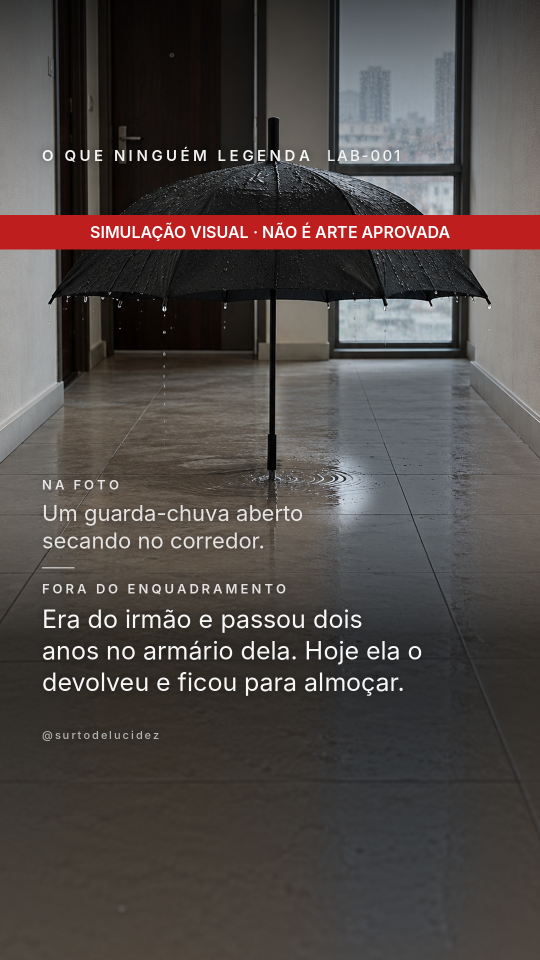
#> input picture ninguem-legenda/skill_piloto/pilotos/LAB-001/LAB-001_B215_foto_v10_tratada.png, 1080 x 1920 px (shown at 1/2 size)
$ python alinhar_copa.py LAB-001_B215_foto_v10_tratada.png AUDITORIA_v2_inclinacao.png 1.0 1.0
#> lines starting #> are read from the running program, lines starting #| are printed output that depends on the picture; after the words box and inside, x2 and y2 are one past the last pixel; in counts of white or black regions, pixels touching at a corner belong together
#!/usr/bin/env python3
"""Alinha copa e haste de uma foto de guarda-chuva (CÓPIA; o original nunca é alterado).
Gira a copa no plano da imagem em torno do cubo, mantém a haste, preenche o que fica descoberto por inpainting.
Edição maior que o tratamento do piso: pixels do fundo descoberto são reconstruídos (inventados). Fica fora da skill.
Uso: alinhar_copa.py ENTRADA SAIDA ANGULO_GRAUS_HORARIO TX"""
import sys, json, hashlib
import numpy as np, cv2
from PIL import Image, ImageDraw

POLI = [(145,433),(200,367),(253,307),(300,267),(360,217),(400,187),(493,163),(587,137),(667,150),(767,183),(833,213),(873,248),
        (867,273),(853,353),(848,373),(787,440),(755,499),(660,527),(547,557),(453,548),(360,543),(280,515),(199,489)]
CUBO = (607, 225)
# banda da haste dentro da copa (do cubo até abaixo da borda inferior), preservada na posição original
def faixa_haste(meia=8):
    # eixo da haste visível: x = X0 + K*(y - 560); medido nos pixels (topo à direita)
    X0, K = 573.0, -0.098
    ya, yb = 222, 640
    xa, xb = X0 + K*(ya-560), X0 + K*(yb-560)
    return [(xa-meia,ya),(xa+meia,ya),(xb+meia,yb),(xb-meia,yb)]
HASTE = faixa_haste()

def mascara(pontos, W, H, dil=0):
    m = Image.new("L", (W, H), 0); ImageDraw.Draw(m).polygon(pontos, fill=255)
    m = np.asarray(m)
    if dil > 0: m = cv2.dilate(m, np.ones((2*dil+1, 2*dil+1), np.uint8))
    if dil < 0: m = cv2.erode(m, np.ones((2*-dil+1, 2*-dil+1), np.uint8))
    return m

def preencher_vertical(bgr, buraco):
    """Preenche o buraco coluna a coluna por interpolação linear vertical entre o fundo acima e abaixo, com grão."""
    H, W = buraco.shape; out = bgr.astype(np.float32).copy(); rng = np.random.default_rng(7)
    for x in range(W):
        col = buraco[:, x] > 0; ys = np.where(col)[0]
        if len(ys) == 0: continue
        # segmentos contíguos
        cortes = np.where(np.diff(ys) > 1)[0]; ini = np.r_[ys[0], ys[cortes + 1]]; fim = np.r_[ys[cortes], ys[-1]]
        for y0, y1 in zip(ini, fim):
            ta, tb = max(y0 - 7, 0), max(y0 - 1, 1); ba, bb = min(y1 + 2, H - 1), min(y1 + 8, H)
            xa, xb = max(x - 1, 0), min(x + 2, W)
            top = out[ta:tb, xa:xb].reshape(-1, 3).mean(0); bot = out[ba:bb, xa:xb].reshape(-1, 3).mean(0)
            n = y1 - y0 + 1; t = (np.arange(n) / max(n - 1, 1))[:, None]
            out[y0:y1 + 1, x] = top * (1 - t) + bot * t
    # suaviza horizontalmente só dentro do buraco e devolve grão
    bl = cv2.GaussianBlur(out, (0, 0), sigmaX=4, sigmaY=1.2)
    m = cv2.GaussianBlur((buraco > 0).astype(np.float32), (0, 0), 2)[..., None]
    out = out * (1 - m) + bl * m
    out = out + rng.normal(0, 2.2, out.shape).astype(np.float32) * m
    return np.clip(out, 0, 255).astype(np.uint8)

def alinhar(entrada, saida, ang, tx):
#> called with entrada = 'LAB-001_B215_foto_v10_tratada.png', saida = 'AUDITORIA_v2_inclinacao.png', ang = 1, tx = 1
    bgr = cv2.imread(entrada); H, W = bgr.shape[:2]
#> in alinhar, bgr is the input picture: shape (1920, 1080, 3); mean B, G, R 70.3, 72.6, 80
#> after `H, W = bgr.shape[:2]`: H = 1920; W = 1080
    poli = mascara(POLI, W, H, 2); haste = mascara(HASTE, W, H, 0)
#> in mascara, `m = Image.new('L', (W, H), 0)`: m: PIL image 1080x1920 L; every value is 0
#> in mascara, `ImageDraw.Draw(m).polygon(pontos, fill=255)`:
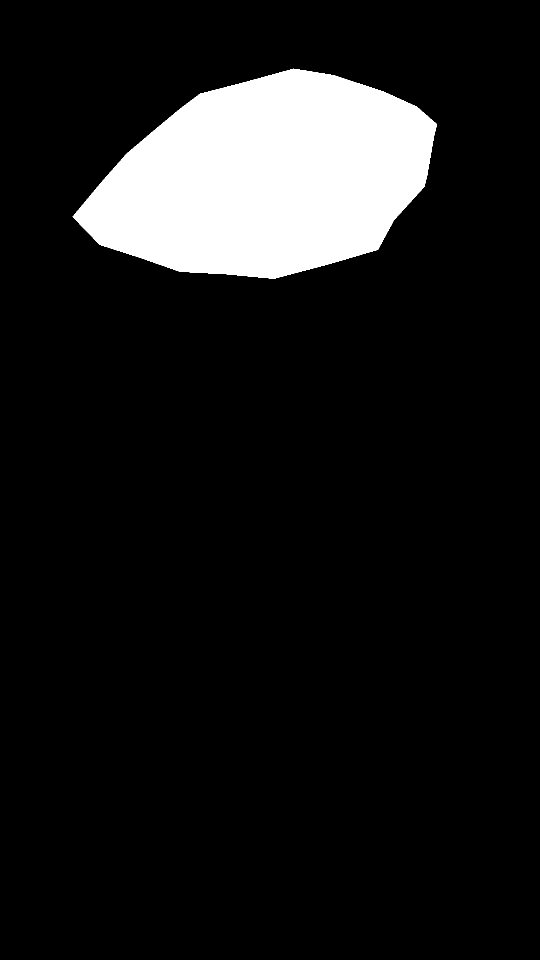
#> m: PIL image 1080x1920 L (shown at 1/2 size); 10.2% white; 1 white region, box (x1, y1, x2, y2) and area: (145, 137, 874, 558) 211768
#> in mascara, `if dil > 0: m = cv2.dilate(m, np.ones((2*dil+1, 2*dil+1), np.uint8))`: m: shape (1920, 1080); 10.4% white; 1 white region, box (x1, y1, x2, y2) and area: (143, 135, 876, 560) 216384
#> in mascara (call 2), `ImageDraw.Draw(m).polygon(pontos, fill=255)`: m: PIL image 1080x1920 L; 0.34% white; 1 white region, box (x1, y1, x2, y2) and area: (557, 222, 615, 641) 7122
    gray = cv2.cvtColor(bgr, cv2.COLOR_BGR2GRAY)
    m0 = ((poli > 0) & (gray < 105)).astype(np.uint8) * 255
#> m0: shape (1920, 1080); 8.2% white; 59 white regions (37 under 20 px), largest, box (x1, y1, x2, y2) and area: (143, 135, 861, 560) 169441, (354, 456, 366, 472) 158, (576, 456, 588, 472) 158
    m0 = cv2.morphologyEx(m0, cv2.MORPH_CLOSE, np.ones((9, 9), np.uint8))
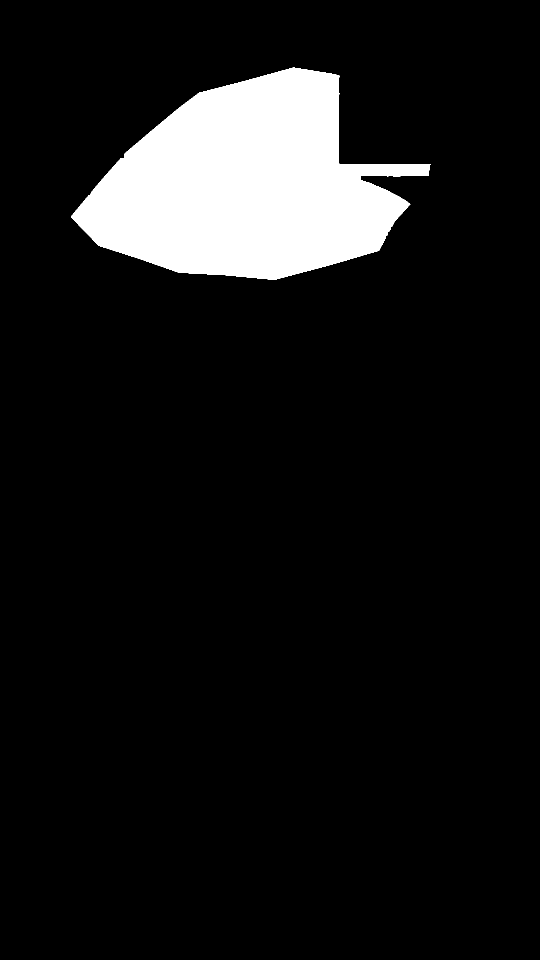
#> m0: shape (1920, 1080) (shown at 1/2 size); 8.9% white; 1 white region, box (x1, y1, x2, y2) and area: (143, 135, 861, 560) 185305
    n, lab, st, _ = cv2.connectedComponentsWithStats(m0); maior = 1 + int(np.argmax(st[1:, cv2.CC_STAT_AREA]))
#> after `n, lab, st, _ = cv2.connectedComponentsWithStats(m0)`: n = 2; st = [[0, 0, 1080, 1920, 1888295], [143, 135, 718, 425, 185305]]
#> after `maior = 1 + int(np.argmax(st[1:, cv2.CC_STAT_AREA]))`: maior = 1
    copa = (lab == maior).astype(np.uint8) * 255
    inv = cv2.bitwise_not(copa); ff = inv.copy(); cv2.floodFill(ff, None, (0, 0), 0)   # buracos internos
#> after `inv = cv2.bitwise_not(copa)`:
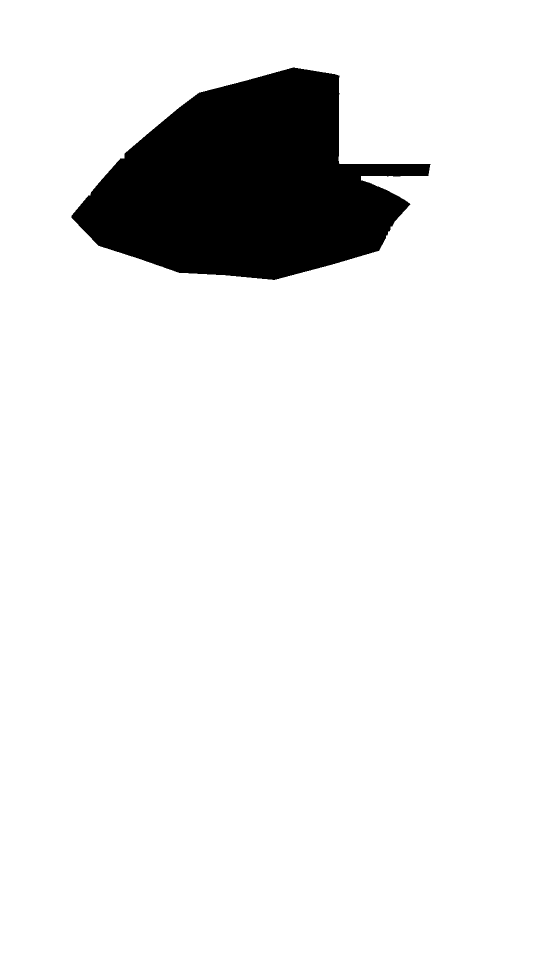
#> inv: shape (1920, 1080) (shown at 1/2 size); 91.1% white; 1 black region, box (x1, y1, x2, y2) and area: (143, 135, 861, 560) 185305
    copa = cv2.bitwise_or(copa, cv2.bitwise_and(inv, ff))
    copa = cv2.erode(copa, np.ones((3, 3), np.uint8))
#> copa: shape (1920, 1080); 8.8% white; 1 white region, box (x1, y1, x2, y2) and area: (144, 136, 859, 559) 182816
    # 1) fundo: reconstrói toda a área antiga da copa (inclui a haste, que será recolada depois)
    buraco = cv2.dilate(cv2.bitwise_or(copa, mascara(POLI, W, H, 0)), np.ones((11, 11), np.uint8))
#> buraco: shape (1920, 1080); 10.9% white; 1 white region, box (x1, y1, x2, y2) and area: (139, 131, 879, 564) 225178
    fundo = preencher_vertical(bgr, buraco)
#> after the loop in preencher_vertical, `for x in range(W):`:
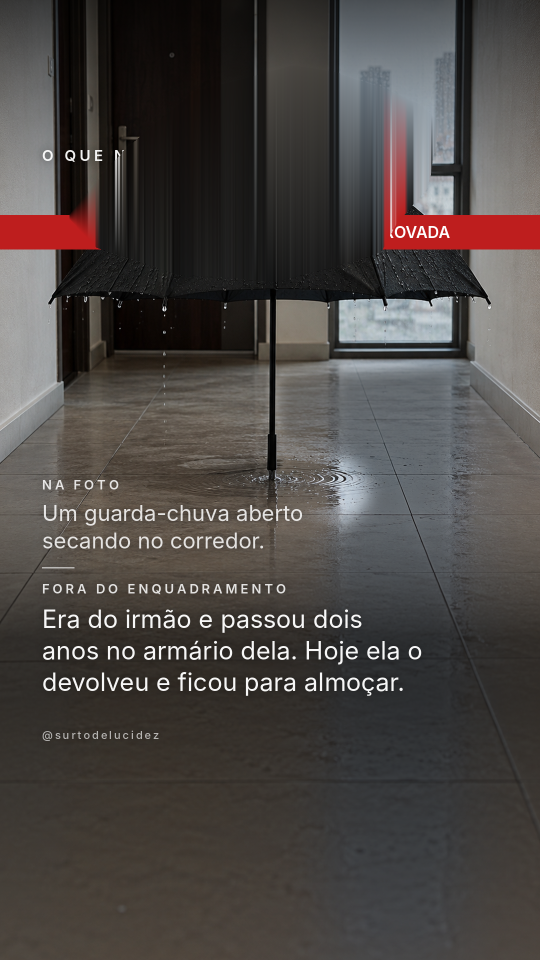
#> out: shape (1920, 1080, 3) float32 (shown at 1/2 size); mean B, G, R 68.6, 70.8, 76.1
    # textura de reboco na parede da direita: alta frequência copiada de um trecho de parede abaixo, baixa frequência da interpolação
    fb = fundo.astype(np.float32); src = bgr.astype(np.float32)
    dy = 260; alta = src - cv2.GaussianBlur(src, (0, 0), 5)
    alta_desl = np.zeros_like(alta); alta_desl[:H-dy] = alta[dy:]
#> after `alta_desl[:H - dy] = alta[dy:]`:
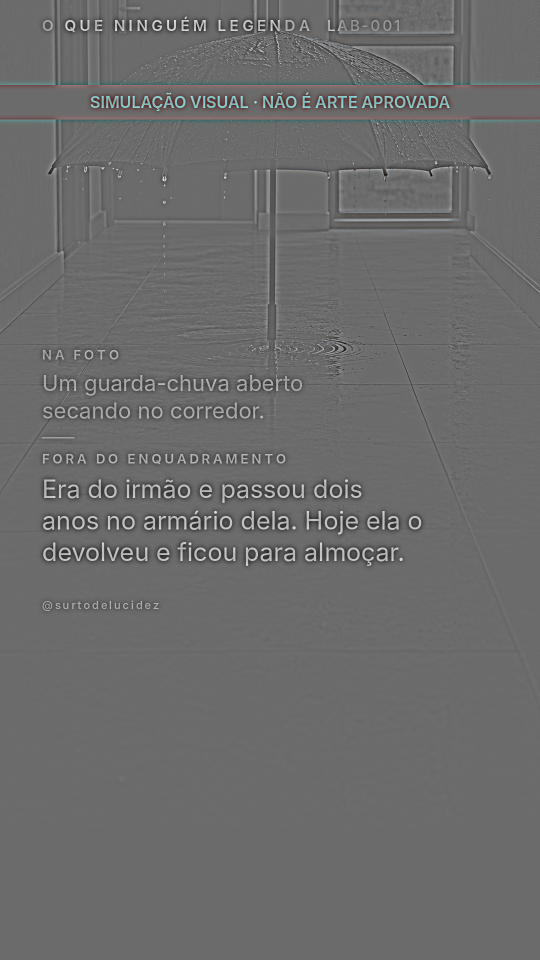
#> alta_desl: shape (1920, 1080, 3) float32 (shown at 1/2 size); mean B, G, R 0, 0, 0; drawn with min black and max white
    zona = np.zeros((H, W), np.float32); zona[:, 780:] = 1; zona = zona * (buraco > 0)
#> after `zona = zona * (buraco > 0)`: zona: shape (1920, 1080) float32; values 0 (black) and 1 (white), 0.89% white; 1 white region, box (x1, y1, x2, y2) and area: (780, 182, 879, 469) 18538
    zona = cv2.GaussianBlur(zona, (0, 0), 3)[..., None]
#> zona: shape (1920, 1080, 1) float32
    fundo = np.clip(fb + alta_desl * zona * 1.0, 0, 255).astype(np.uint8)
    # 2) copa inteira, com a haste interna apagada (preenchida com a própria copa) antes de girar
    banda = cv2.dilate(haste, np.ones((5, 5), np.uint8))
#> banda: shape (1920, 1080); 0.44% white; 1 white region, box (x1, y1, x2, y2) and area: (555, 220, 617, 643) 9046
    copa_img = cv2.inpaint(bgr, banda, 5, cv2.INPAINT_TELEA)
    a = cv2.GaussianBlur(copa, (0, 0), 1.2).astype(np.float32) / 255
    pm = np.dstack([copa_img.astype(np.float32) * a[..., None], a])
    M = cv2.getRotationMatrix2D(CUBO, -ang, 1.0); M[0, 2] += tx   # ângulo negativo = sentido horário
    rot = cv2.warpAffine(pm, M, (W, H), flags=cv2.INTER_CUBIC, borderValue=0)
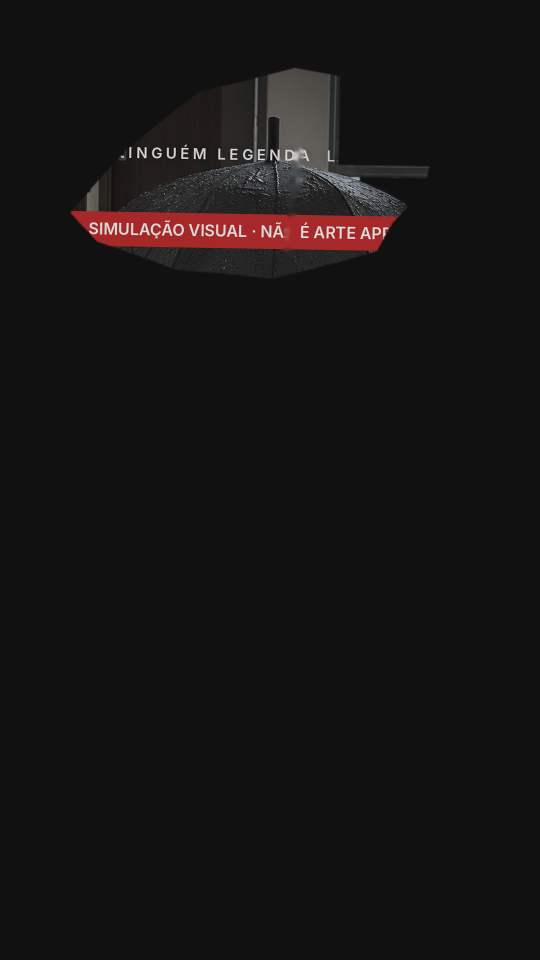
#> rot: shape (1920, 1080, 4) float32 (shown at 1/2 size); mean B, G, R, A 4.2, 4.3, 7.2, 0.1; drawn with min black and max white
    ar = np.clip(rot[..., 3:4], 0, 1)
    comp = fundo.astype(np.float32) * (1 - ar) + rot[..., :3]
    # 3) recola a haste original por cima (borda suave), contínua com o trecho de baixo
    h = cv2.GaussianBlur(haste, (0, 0), 1.0).astype(np.float32)[..., None] / 255
    comp = comp * (1 - h) + bgr.astype(np.float32) * h
    out = np.clip(comp, 0, 255).astype(np.uint8); cv2.imwrite(saida, out)
#> after `out = np.clip(comp, 0, 255).astype(np.uint8)`:
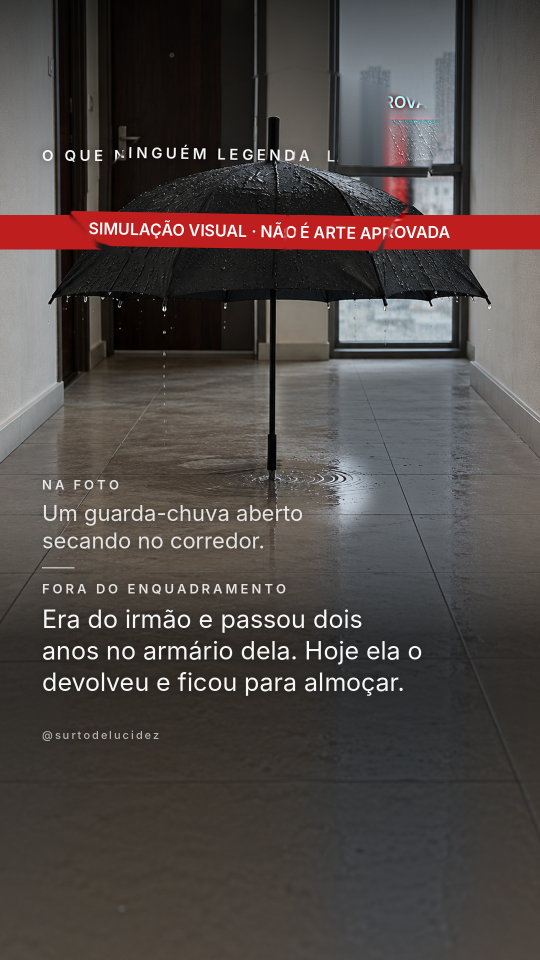
#> out: shape (1920, 1080, 3) (shown at 1/2 size); mean B, G, R 69.6, 72, 79.6
    return dict(entrada=entrada, saida=saida, angulo_horario=ang, deslocamento_x=tx, cubo=CUBO, saida_sha256=hashlib.sha256(open(saida, "rb").read()).hexdigest())

if __name__ == "__main__":
    print(json.dumps(alinhar(sys.argv[1], sys.argv[2], float(sys.argv[3]), float(sys.argv[4])), ensure_ascii=False))

$ run again, on ninguem-legenda/skill_piloto/pilotos/LAB-001/AUDITORIA_v3_inclinacao.png
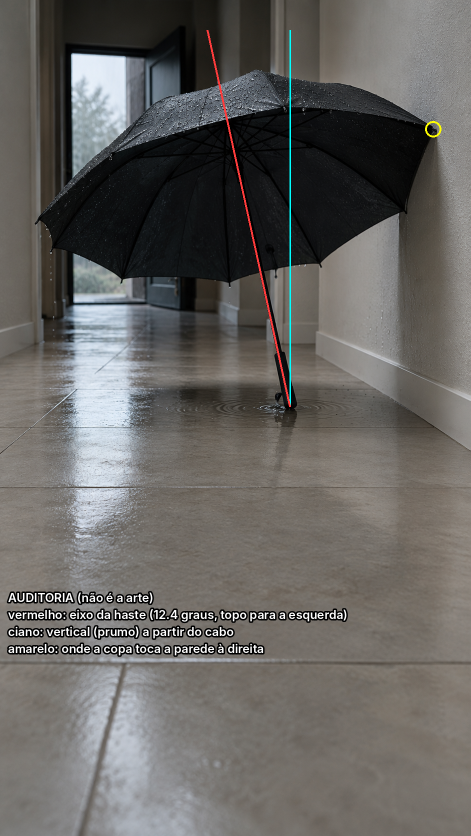
#> input picture ninguem-legenda/skill_piloto/pilotos/LAB-001/AUDITORIA_v3_inclinacao.png, 941 x 1672 px (shown at 1/2 size)
#> in alinhar, bgr is the input picture: shape (1672, 941, 3); mean B, G, R 97, 99.9, 101.9
#> in mascara, `ImageDraw.Draw(m).polygon(pontos, fill=255)`:
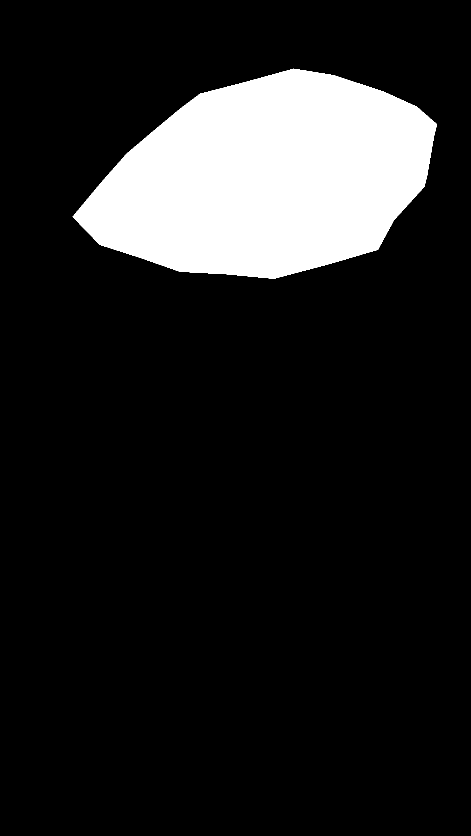
#> m: PIL image 941x1672 L (shown at 1/2 size); 13.5% white; 1 white region, box (x1, y1, x2, y2) and area: (145, 137, 874, 558) 211768
#> lab: shape (1672, 941) int32; values 0 (black) and 1 (white), 13.1% white; 1 white region, box (x1, y1, x2, y2) and area: (143, 135, 874, 559) 206296
#> n = 2; st = [[0, 0, 941, 1672, 1367056], [143, 135, 731, 424, 206296]]
#> maior = 1
#> ff: shape (1672, 941); 0.01% white; 1 white region, box (x1, y1, x2, y2) and area: (541, 541, 550, 552) 99
#> buraco: shape (1672, 941); 14.3% white; 1 white region, box (x1, y1, x2, y2) and area: (139, 131, 879, 563) 224827
#> banda: shape (1672, 941); 0.57% white; 1 white region, box (x1, y1, x2, y2) and area: (555, 220, 617, 643) 9046
#> in alinhar, `comp = fundo.astype(np.float32) * (1 - ar) + rot[..., :3]`:
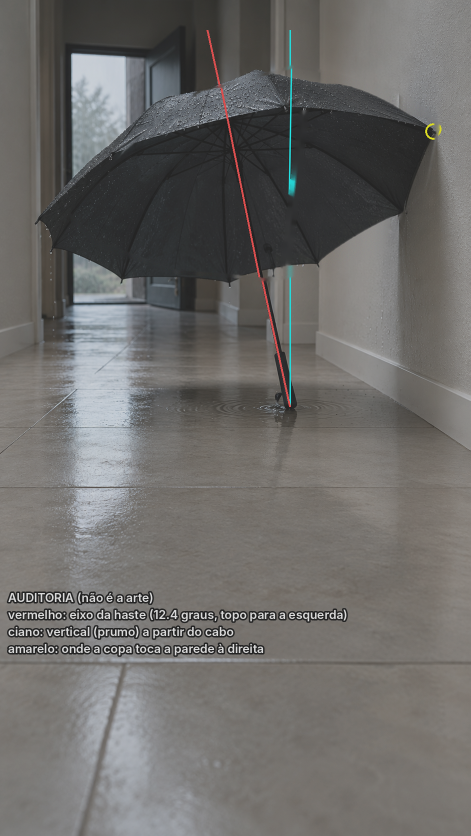
#> comp: shape (1672, 941, 3) float32 (shown at 1/2 size); mean B, G, R 97, 99.9, 101.9; drawn with min black and max white
